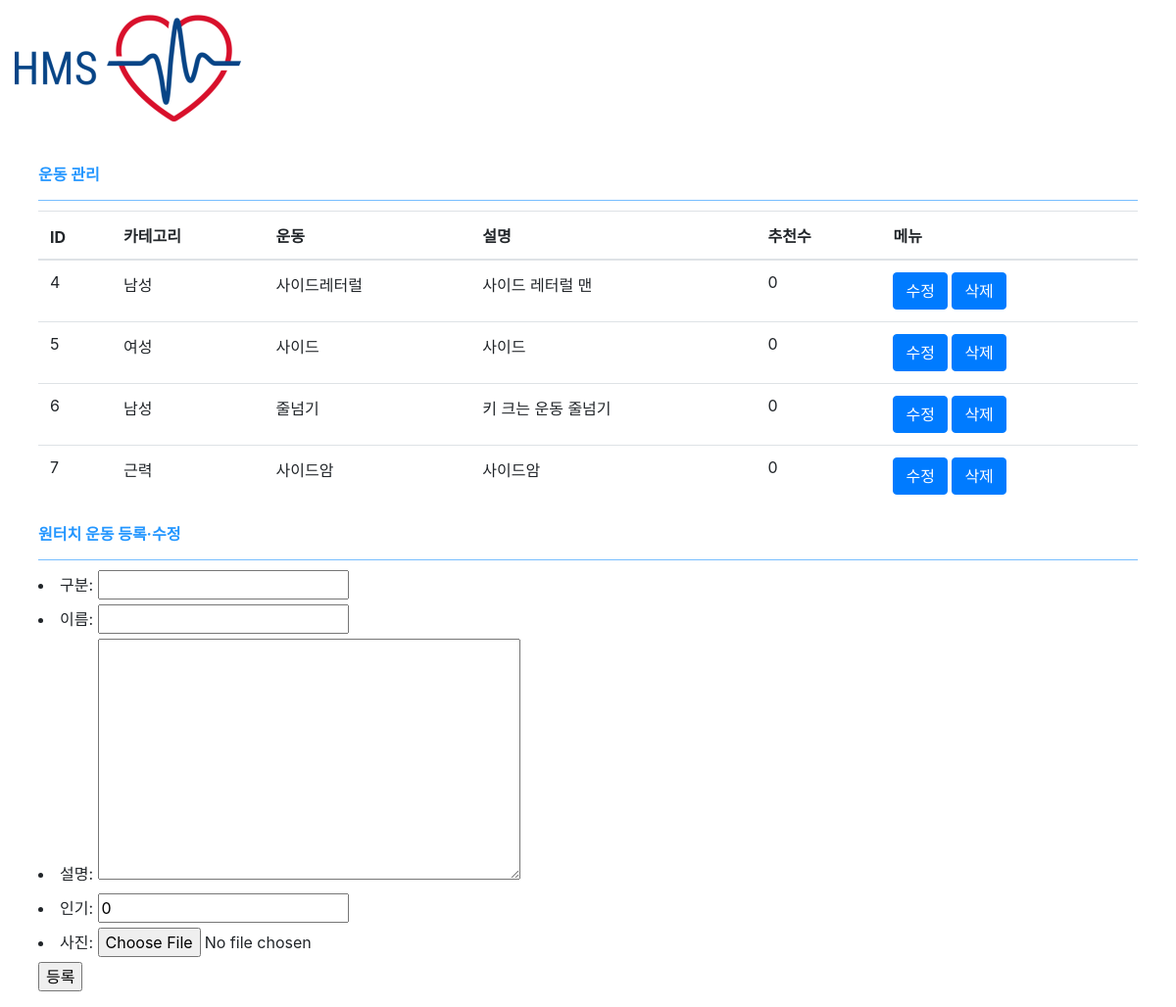
The app's page /manage/exercise, older data.
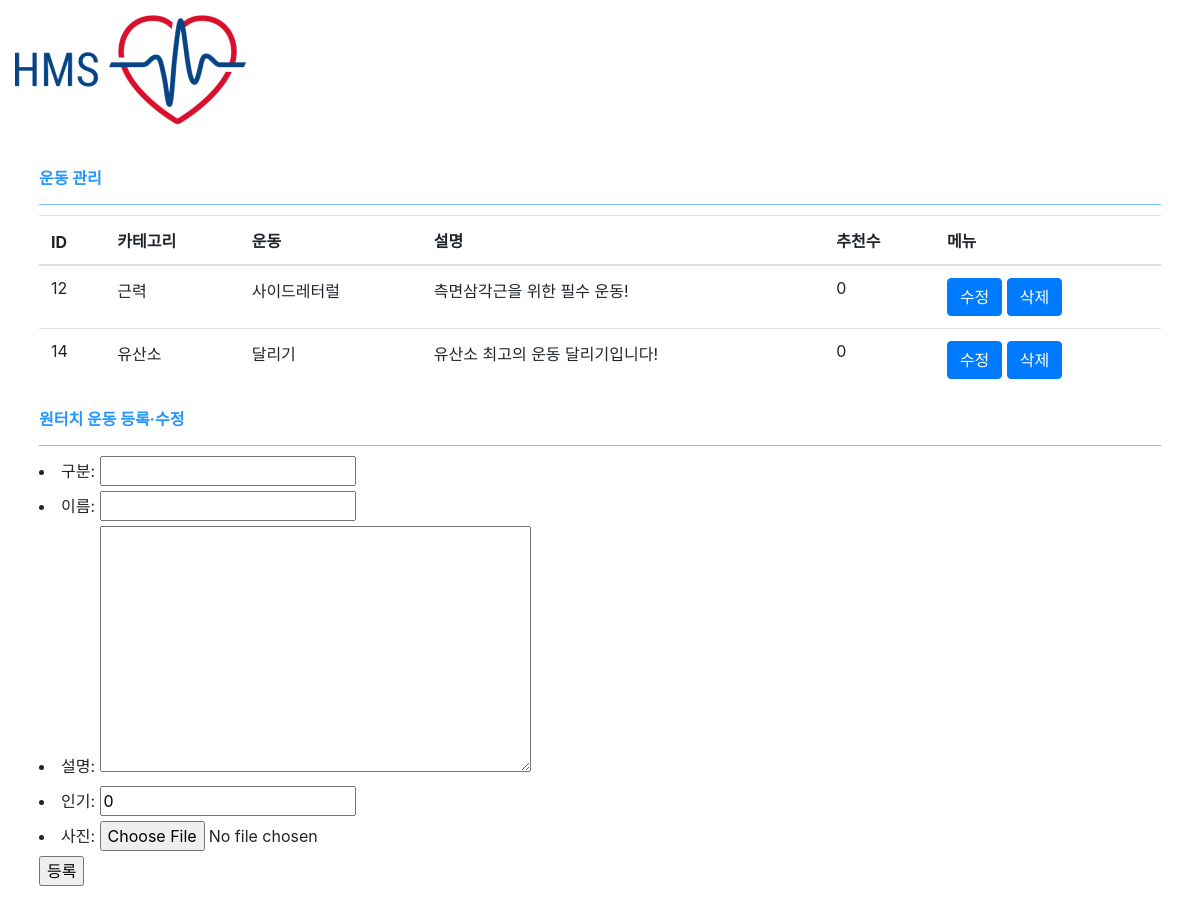
The same page, newer data.
### main/models.py (models this page shows, shortened)
class Excercise(models.Model):
    e_category = models.CharField(max_length=20, verbose_name="구분")
    e_name = models.CharField(max_length=20, verbose_name="이름")
    e_description = models.TextField(verbose_name="설명")
    e_recommend_count = models.IntegerField(default=0, verbose_name="인기")
    e_created_at = models.DateTimeField(auto_now_add=True)
    e_modified_at = models.DateTimeField(auto_now=True)
    e_thumbnail = models.ImageField(upload_to="exercise", blank=True, null=True, verbose_name="사진")

### h_admin/views.py (the view, shortened to what this page needs)
# urls.py: path('exercise', views.admin_exercise, name="admin-exercise"),
def admin_exercise(request):
    o = None
    if request.GET.get('pk'):
        try:
            o = Excercise.objects.get(pk=request.GET.get('pk'))
        except:
            return redirect('/manage/exercise')
        e_forms = ExerciseForm(instance=o)
    else:
        e_forms = ExerciseForm()
    ex = Excercise.objects.all()
    return render(request, 'h_admin/exercise.html', {
        'ex' : ex,
        'e_forms' : e_forms,
    })

### h_admin/forms.py
class ExerciseForm(forms.ModelForm):
    class Meta:
        model = Excercise
        fields = '__all__'

### h_admin/templates/h_admin/exercise.html (shortened to what this page needs)
{% extends 'h_admin/include/head.html' %}
{% block content %}
    <main role="main" class="col-md-12 ml-sm-auto col-lg-12 pt-3 px-4">
        <div class="title">
            운동 관리
        </div>
        <div class="content">
        <table class='table table-hover' id="histories-table">
                <thead>
                    <th>ID</th>
                    <th>카테고리</th>
                    <th>운동</th>
                    <th>설명</th>
                    <th>추천수</th>
                    <th>메뉴</th>
                </thead>
                <tbody>
                    {% for e in ex %}
                    <tr>
                        <td>{{e.pk}}</td>
                        <td>{{e.e_category}}</td>
                        <td>{{e.e_name}}</td>
                        <td>{{e.e_description}}</td>
                        <td>{{e.e_recommend_count}}</td>
                        <td>
                            <input class="btn btn-primary mod-btn" type="button" value="수정" onclick="window.location.href='/manage/exercise?pk={{e.pk}}'">
                            <input class="btn btn-primary del-btn" type="button" value="삭제" data-pk="{{e.pk}}">
                        </td>
                    </tr>
                    {% endfor %}
            </table>
        </div>
         <div class="title">
            원터치 운동 등록·수정
        </div>
        <div>
            <form method="POST" action="" enctype="multipart/form-data">
                    {{e_forms.as_ul}}
                <input type="submit" value="등록">
            </form>
        </div>
    </main>
{% endblock %}

### h_admin/templates/h_admin/include/head.html (shortened to what this page needs)
{% load static %}
<html>
<head>
    <link rel="stylesheet" href="https://stackpath.bootstrapcdn.com/bootstrap/4.5.0/css/bootstrap.min.css">
</head>
<body>
<div class="container-fluid">
        <a href="/manage"><img src="{% static 'main/img/logo.png' %}" alt="로고맨!"></a>
        {% block content %}
        {% endblock %}
</div>
</body>
</html>

### h_admin/templates/h_admin/include/head.html (style rules this page uses)
.title { position: relative; font-size: 16px; color: #2396ff; line-height: 24px; padding-bottom: 14px; border-bottom: 1px solid #78beff; font-weight: bold; margin: 10px 0px 10px 0px; }

Row changes from the older to the newer data that the page shows:
removed Excercise: pk "4", e_category "남성", e_name "사이드레터럴", e_description "사이드 레터럴 맨", e_recommend_count "0"
removed Excercise: pk "5", e_category "여성", e_name "사이드", e_description "사이드", e_recommend_count "0"
removed Excercise: pk "6", e_category "남성", e_name "줄넘기", e_description "키 크는 운동 줄넘기", e_recommend_count "0"
removed Excercise: pk "7", e_category "근력", e_name "사이드암", e_description "사이드암", e_recommend_count "0"
added Excercise: pk "12", e_category "근력", e_name "사이드레터럴", e_description "측면삼각근을 위한 필수 운동!", e_recommend_count "0"
added Excercise: pk "14", e_category "유산소", e_name "달리기", e_description "유산소 최고의 운동 달리기입니다!", e_recommend_count "0"
